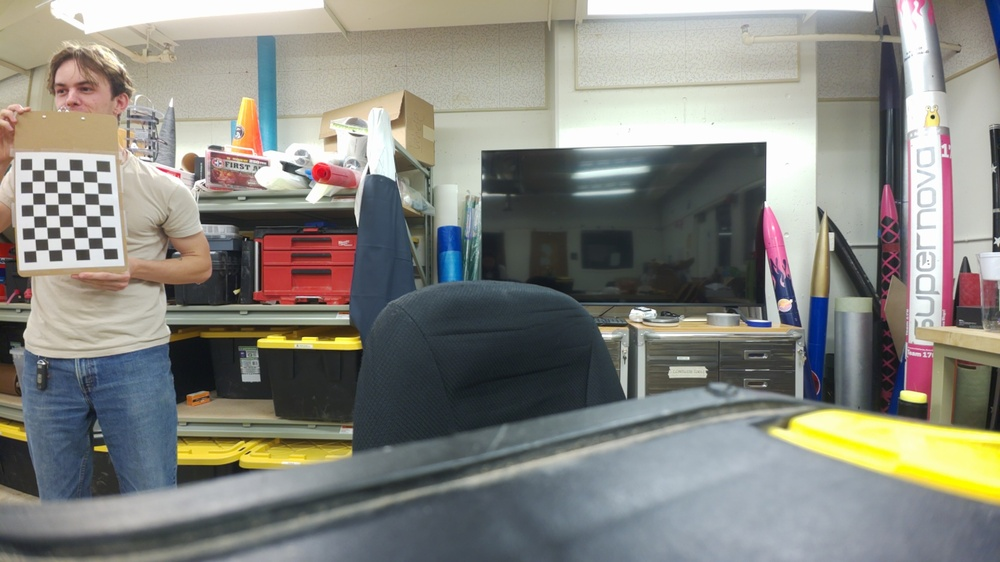
#> input picture calibration_and_homography/calib_images_USE/left_01_20251031_013925.jpg, 1000 x 562 px, shrunk from 1920 x 1080 before the run; its folder holds only this picture in this run
$ python stereo_rectify_and_disparity.py   (older library calls are emulated)
#> lines starting #> are read from the running program, lines starting #| are printed output that depends on the picture
# https://github.com/erencanbulut/rpi_stereo_cam_calibration
import glob
import os

import cv2
import numpy as np

# === Paths ===
calib_file = "stereo_calib.npz"
image_dir = "../calib_images_USE"
output_dir = "rectified"
os.makedirs(output_dir, exist_ok=True)

# === Load calibration data ===
data = np.load(calib_file)
#> (reads calibration_and_homography/calibration/stereo_calib.npz from the repository)
K1 = data['cameraMatrix1']
D1 = data['distCoeffs1']
K2 = data['cameraMatrix2']
D2 = data['distCoeffs2']
R1 = data['R1']
R2 = data['R2']
P1 = data['P1']
P2 = data['P2']
Q = data['Q']

# === Image pairs ===
left_images = sorted(glob.glob(os.path.join(image_dir, "left_*.jpg")))
right_images = sorted(glob.glob(os.path.join(image_dir, "right_*.jpg")))

# === Get image size from first image
img_shape = cv2.imread(left_images[0]).shape[:2][::-1]  # (width, height)
#> img_shape = (1000, 562)

# === Init rectification maps
map1x, map1y = cv2.initUndistortRectifyMap(K1, D1, R1, P1, img_shape, cv2.CV_16SC2)
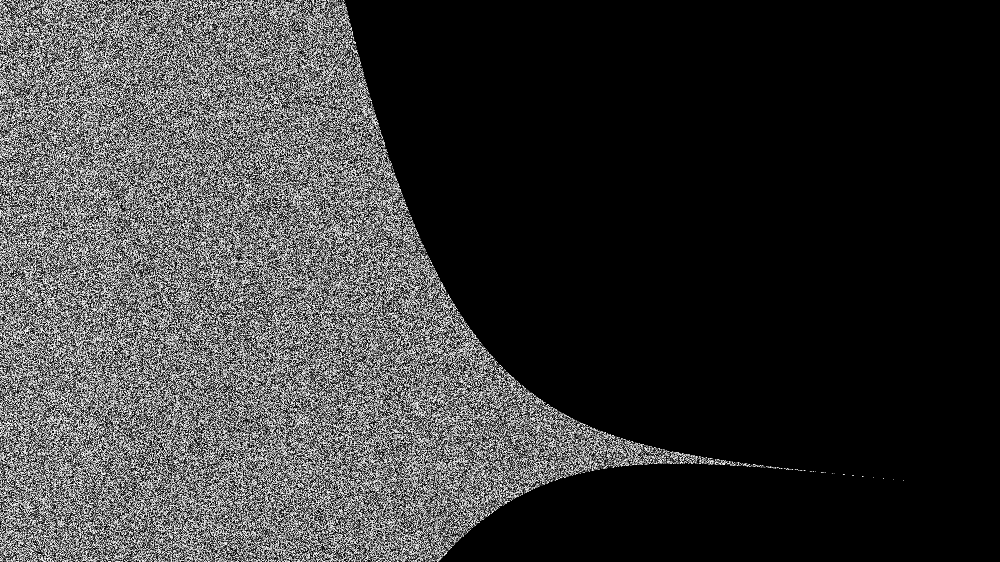
#> map1y: shape (562, 1000) uint16; min 0, max 1023, mean 227; drawn with min black and max white
map2x, map2y = cv2.initUndistortRectifyMap(K2, D2, R2, P2, img_shape, cv2.CV_16SC2)
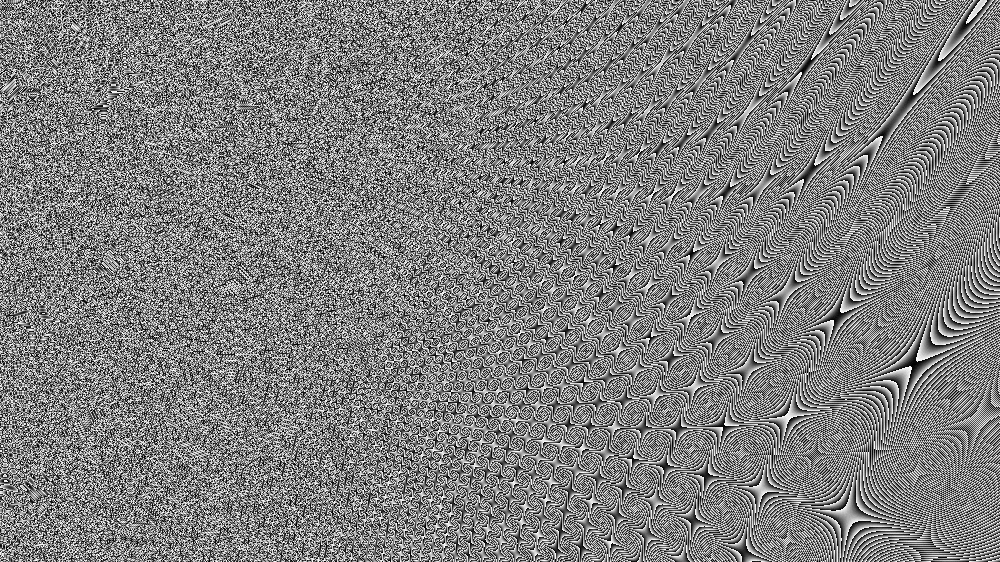
#> map2y: shape (562, 1000) uint16; min 0, max 1023, mean 511.2; drawn with min black and max white

# === Stereo matcher setup (SGBM)
stereo = cv2.StereoSGBM_create(
    minDisparity=0,
    numDisparities=128,   # Must be divisible by 16
    blockSize=5,
    P1=8 * 3 * 5**2,
    P2=32 * 3 * 5**2,
    mode=cv2.STEREO_SGBM_MODE_SGBM_3WAY
)

for i, (l_path, r_path) in enumerate(zip(left_images, right_images)):
    imgL = cv2.imread(l_path)
    imgR = cv2.imread(r_path)

    rectL = cv2.remap(imgL, map1x, map1y, cv2.INTER_LINEAR)
    rectR = cv2.remap(imgR, map2x, map2y, cv2.INTER_LINEAR)

    # Save rectified images
    cv2.imwrite(os.path.join(output_dir, f"rect_left_{i:02d}.jpg"), rectL)
    cv2.imwrite(os.path.join(output_dir, f"rect_right_{i:02d}.jpg"), rectR)

    # Convert to grayscale for disparity
    grayL = cv2.cvtColor(rectL, cv2.COLOR_BGR2GRAY)
    grayR = cv2.cvtColor(rectR, cv2.COLOR_BGR2GRAY)

    disp = stereo.compute(grayL, grayR).astype(np.float32) / 16.0
    disp_vis = cv2.normalize(disp, None, 0, 255, cv2.NORM_MINMAX)
    disp_vis = np.uint8(disp_vis)

    # Save and display disparity
    cv2.imwrite(os.path.join(output_dir, f"disp_{i:02d}.jpg"), disp_vis)
    cv2.imshow("Disparity", disp_vis)
    cv2.waitKey(0)

cv2.destroyAllWindows()
print("Rectification and disparity complete. Saved in:", output_dir)
